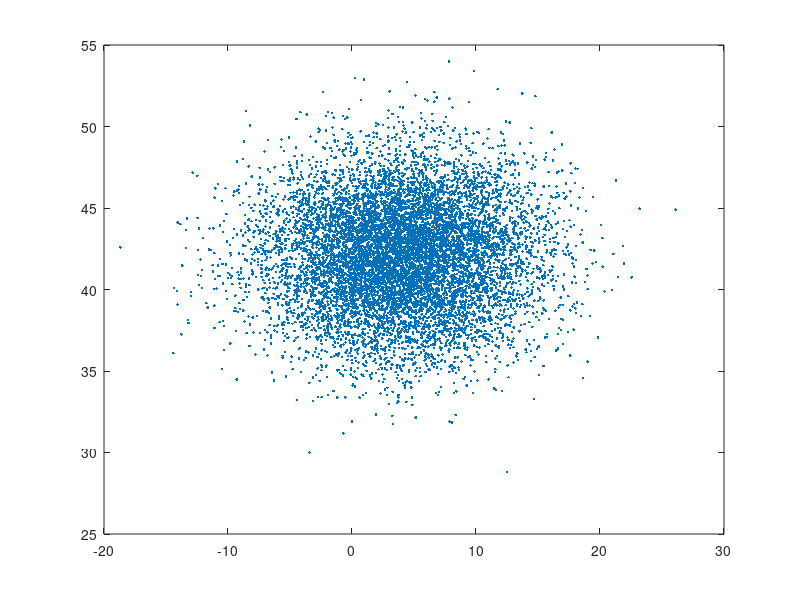

MATLAB code for this plot: (Note: this script raises an error after producing the figure.)
%% MLE estimate of multivariate gaussian data

clear c
mu = [4, 42];
sigma = [30 3/5; 3/5 10];
N = 10000;

r = mvnrnd(mu,sigma, N);
plot(r(:,1), r(:,2), '.')

r_resid = r - mu_MLE;

for i = 1:N
    c(:,:,i) = r_resid(i,:).*r_resid(i,:)';
end


mu_MLE = 1/N * sum(r)
sigma_MLE = 1/N * sum(c,3)
